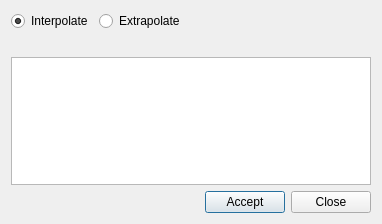
<?xml version="1.0" encoding="UTF-8"?>
<ui version="4.0">
 <class>dlg_interpolate</class>
 <widget class="QDialog" name="dlg_interpolate">
  <property name="geometry">
   <rect>
    <x>0</x>
    <y>0</y>
    <width>382</width>
    <height>224</height>
   </rect>
  </property>
  <property name="windowTitle">
   <string>Interpolate</string>
  </property>
  <layout class="QGridLayout" name="gridLayout">
   <item row="2" column="0" colspan="2">
    <widget class="QTextEdit" name="txt_infolog">
     <property name="documentTitle">
      <string/>
     </property>
     <property name="readOnly">
      <bool>true</bool>
     </property>
    </widget>
   </item>
   <item row="1" column="0" colspan="2">
    <widget class="QLabel" name="lbl_text">
     <property name="text">
      <string/>
     </property>
    </widget>
   </item>
   <item row="4" column="0" colspan="2">
    <layout class="QGridLayout" name="lyt_buttons">
     <item row="0" column="0">
      <spacer name="horizontalSpacer">
       <property name="orientation">
        <enum>Qt::Horizontal</enum>
       </property>
       <property name="sizeHint" stdset="0">
        <size>
         <width>40</width>
         <height>20</height>
        </size>
       </property>
      </spacer>
     </item>
     <item row="0" column="1">
      <widget class="QPushButton" name="btn_accept">
       <property name="text">
        <string>Accept</string>
       </property>
      </widget>
     </item>
     <item row="0" column="2">
      <widget class="QPushButton" name="btn_close">
       <property name="text">
        <string>Close</string>
       </property>
      </widget>
     </item>
    </layout>
   </item>
   <item row="0" column="0" colspan="2">
    <layout class="QHBoxLayout" name="horizontalLayout_2">
     <item>
      <widget class="QRadioButton" name="rb_interpolate">
       <property name="sizePolicy">
        <sizepolicy hsizetype="Maximum" vsizetype="Fixed">
         <horstretch>0</horstretch>
         <verstretch>0</verstretch>
        </sizepolicy>
       </property>
       <property name="text">
        <string>Interpolate</string>
       </property>
       <property name="checked">
        <bool>true</bool>
       </property>
      </widget>
     </item>
     <item>
      <widget class="QRadioButton" name="rb_extrapolate">
       <property name="sizePolicy">
        <sizepolicy hsizetype="Minimum" vsizetype="Fixed">
         <horstretch>0</horstretch>
         <verstretch>0</verstretch>
        </sizepolicy>
       </property>
       <property name="text">
        <string>Extrapolate</string>
       </property>
      </widget>
     </item>
    </layout>
   </item>
  </layout>
 </widget>
 <tabstops>
  <tabstop>rb_interpolate</tabstop>
  <tabstop>rb_extrapolate</tabstop>
  <tabstop>txt_infolog</tabstop>
  <tabstop>btn_accept</tabstop>
  <tabstop>btn_close</tabstop>
 </tabstops>
 <resources/>
 <connections/>
</ui>
